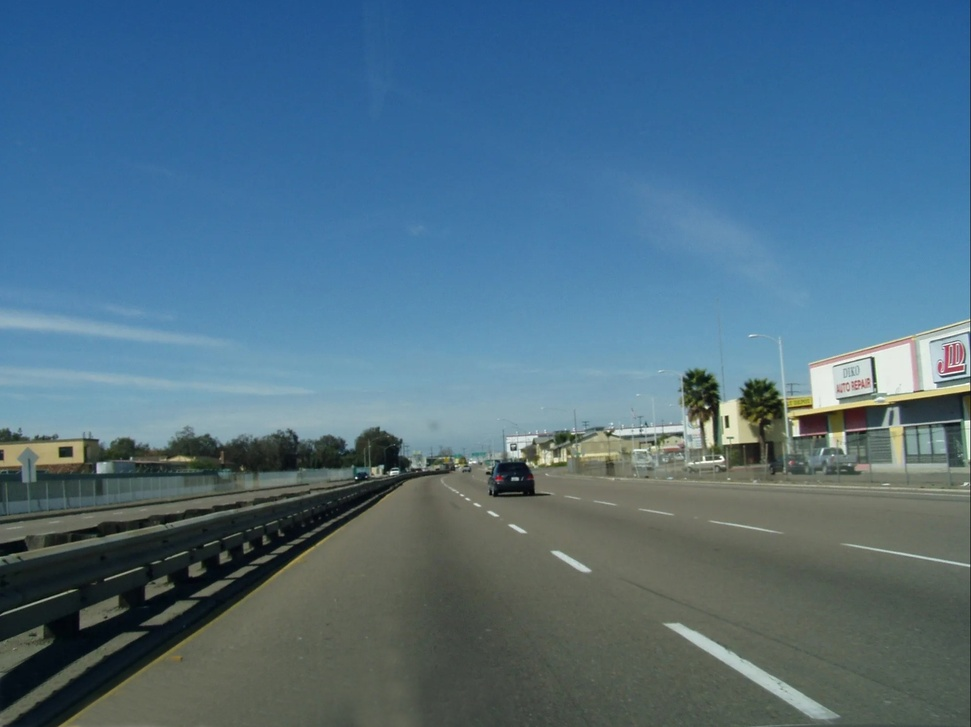
#> input picture road.jpg, 971 x 727 px, shrunk from 1672 x 1252 before the run
$ python main.py
#> lines starting #> are read from the running program, lines starting #| are printed output that depends on the picture; after the words box and inside, x2 and y2 are one past the last pixel; in counts of white or black regions, pixels touching at a corner belong together
import cv2
import numpy as np

#image filtering parameters
guassian_window = 5
max_slope = 0.50
edge_low = 50
edge_high = 150
mask_height = 1.75

#line detection parameters
line_detection_rho = 15
line_detection_theta = np.pi/180
line_detection_threshold = 200
line_detection_minLine = 10
line_detection_maxGap = 5

#car detection parameters
car_minsize = 80

#   IMAGE FILTERING ----------------
roadImage_original = cv2.imread('road.jpg') #read image
#> roadImage_original is the input picture: shape (727, 971, 3); mean B, G, R 130.9, 111.2, 79.6
roadImage_grayscale = cv2.cvtColor(roadImage_original, cv2.COLOR_BGR2GRAY) #transform to GC
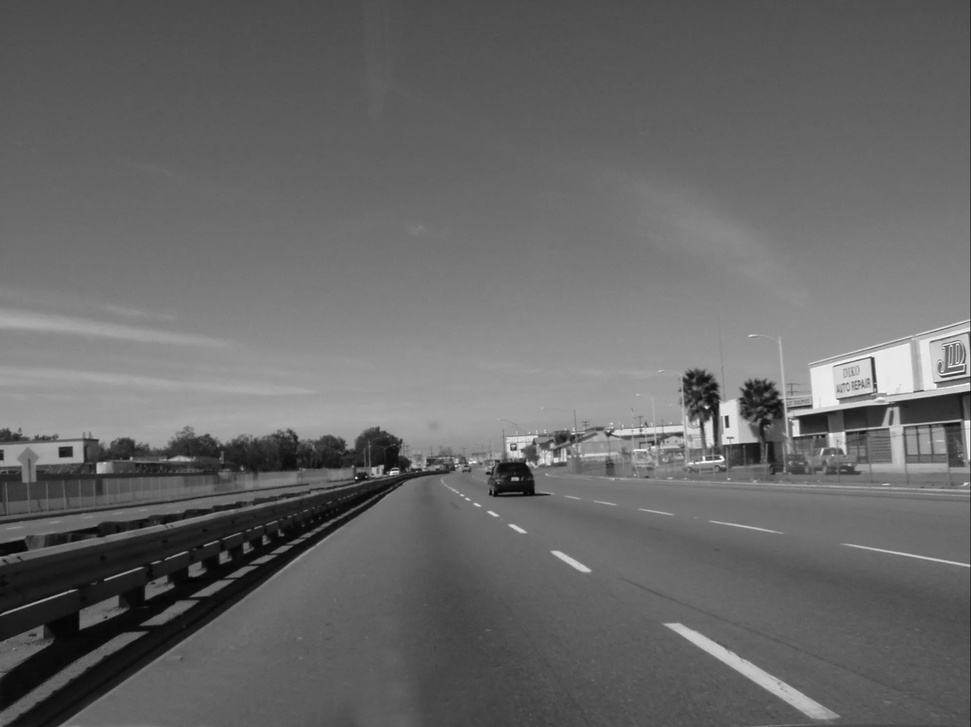
#> roadImage_grayscale: shape (727, 971); min 2, max 253, mean 104
roadImage_blur = cv2.GaussianBlur(roadImage_grayscale, (guassian_window, guassian_window), 0) #5-pixel window blur to GC_blur
roadImage_edges = cv2.Canny(roadImage_blur, edge_low, edge_high) #use Canny to get edges
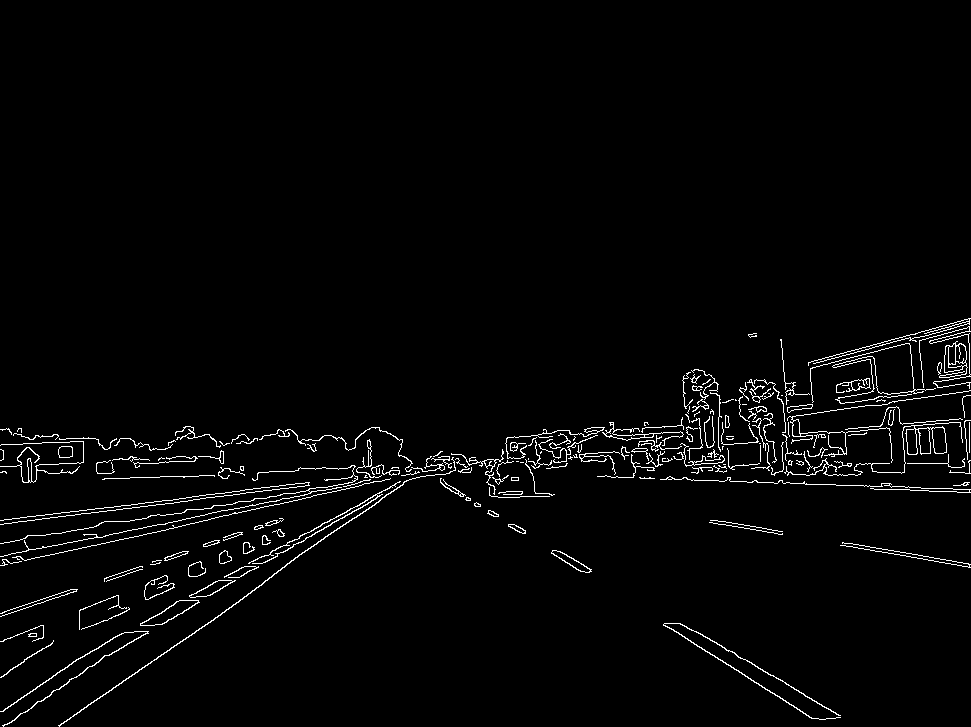
#> roadImage_edges: shape (727, 971); 2.3% white in thin lines or dots, all inside (x1, y1, x2, y2) = (0, 318, 971, 727)

height, width = roadImage_original.shape[:2]
#> height = 727; width = 971
vertices = np.array([[(0,height), (width/2,height/mask_height), (width,height)]], dtype=np.int32)
#> vertices = [[0, 727], [485, 415], [971, 727]]
mask = np.zeros_like(roadImage_edges)
cv2.fillPoly(mask, vertices, 255)
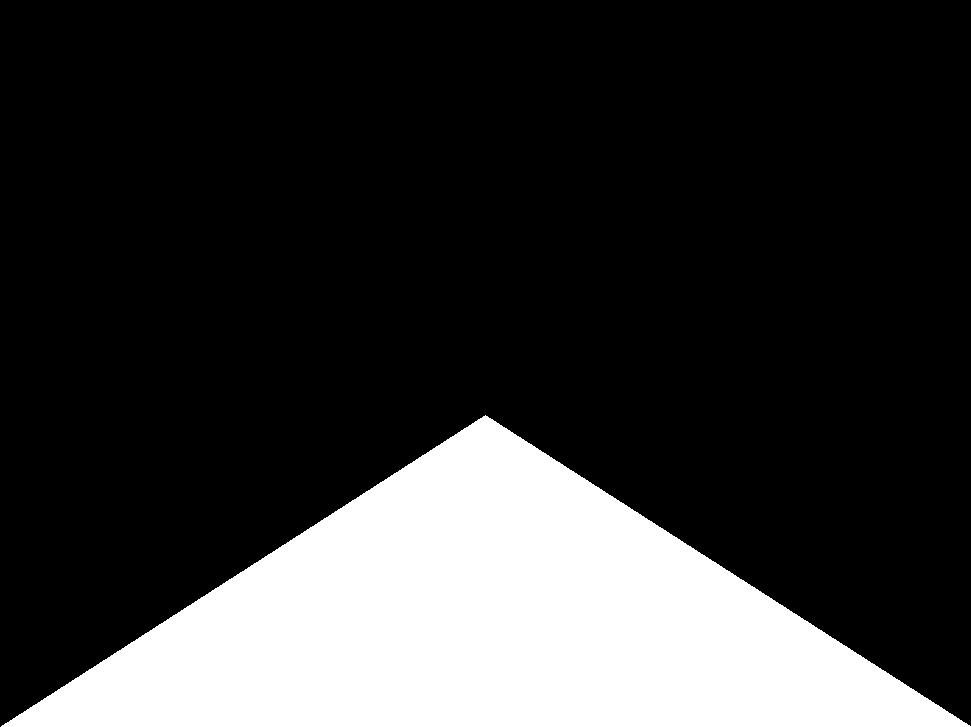
#> mask: shape (727, 971); 21.5% white; 1 white region, box (x1, y1, x2, y2) and area: (1, 415, 971, 727) 151649
roadImage_edges_masked = cv2.bitwise_and(roadImage_edges, mask) #get masked version of image
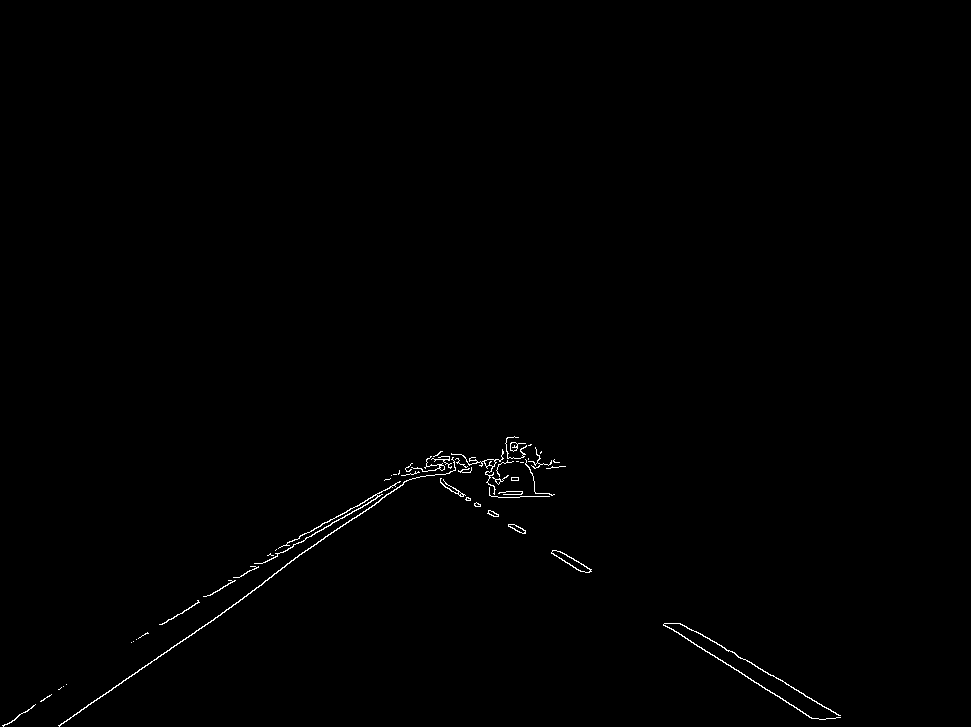
#> roadImage_edges_masked: shape (727, 971); 0.44% white in thin lines or dots, all inside (x1, y1, x2, y2) = (2, 436, 841, 727)

cv2.imshow('roadImage original', roadImage_original)
cv2.waitKey(0)
cv2.imshow('roadImage edges', roadImage_edges)
cv2.imwrite('edges_image.jpg', roadImage_edges)
cv2.waitKey(0)
cv2.imshow('roadImage edges masked', roadImage_edges_masked)
cv2.imwrite('edges_image_masked.jpg', roadImage_edges_masked)
cv2.waitKey(0)

#   LINE DETECTION ----------------
lines = cv2.HoughLinesP(roadImage_edges_masked, line_detection_rho, line_detection_theta, line_detection_threshold, None, line_detection_minLine, line_detection_maxGap) #detect lines
#> lines = 96 rows, first 6: [231, 580, 249, 570], [336, 517, 379, 492], [336, 530, 410, 479], [679, 623, 785, 682], [286, 545, 314, 528], [210, 595, 254, 568]
print("AMOUNT OF LINES DETECTED: " + str(len(lines)))
#| AMOUNT OF LINES DETECTED: 96
for line in lines:
    for x1,y1,x2,y2 in line:
        if abs((y2-y1)/(x2-x1)) > max_slope: # remove line if slope is near horizontal
            cv2.line(roadImage_original, (x1,y1), (x2,y2), (20, 220, 20), 3) #draw line on original image
#> this loop made 96 passes
#> line on passes 1 to 12: [[231, 580, 249, 570]], [[336, 517, 379, 492]], [[336, 530, 410, 479]], [[679, 623, 785, 682]], [[286, 545, 314, 528]], [[210, 595, 254, 568]], [[714, 655, 812, 718]], [[231, 607, 302, 552]], [[502, 451, 520, 443]], [[450, 468, 475, 457]], [[219, 590, 235, 580]], [[331, 523, 344, 517]]
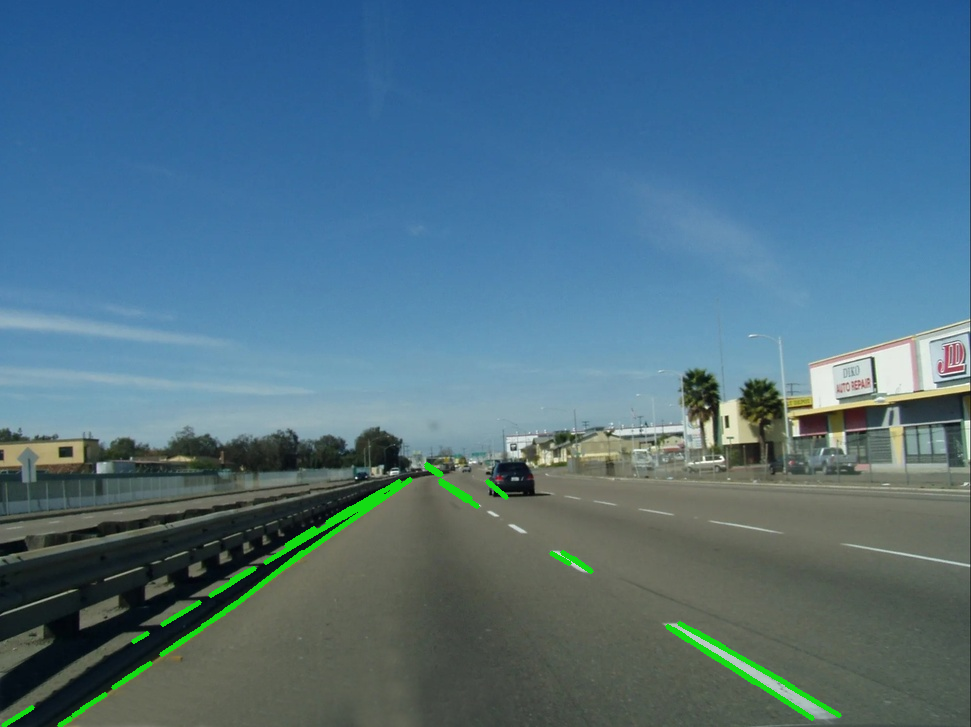
#> roadImage_original: shape (727, 971, 3); 1% of pixels changed, all inside (x1, y1, x2, y2) = (1, 462, 842, 727)


#   CAR DETECTION ----------------
car_cascade = cv2.CascadeClassifier('cars.xml') #import 'car' data
#find things that look like cars
cars = car_cascade.detectMultiScale(roadImage_original, scaleFactor=1.1, minNeighbors=5, minSize=(car_minsize, car_minsize))
#> cars = ()
print("AMOUNT OF CARS DETECTED: " + str(len(cars)))
#| AMOUNT OF CARS DETECTED: 0
for x,y,width,height in cars:
    cv2.rectangle(roadImage_original, (x+10, y+10), (x+width-10, y+height-10), (0, 0, 255), 2) #draw rectangle around 'car'
#> this loop made 0 passes

#   RESULTS ----------------
cv2.imwrite('resulting_image.jpg', roadImage_original)
cv2.imshow('Detected Image Overlay', roadImage_original)
cv2.waitKey(0)
cv2.destroyAllWindows()
